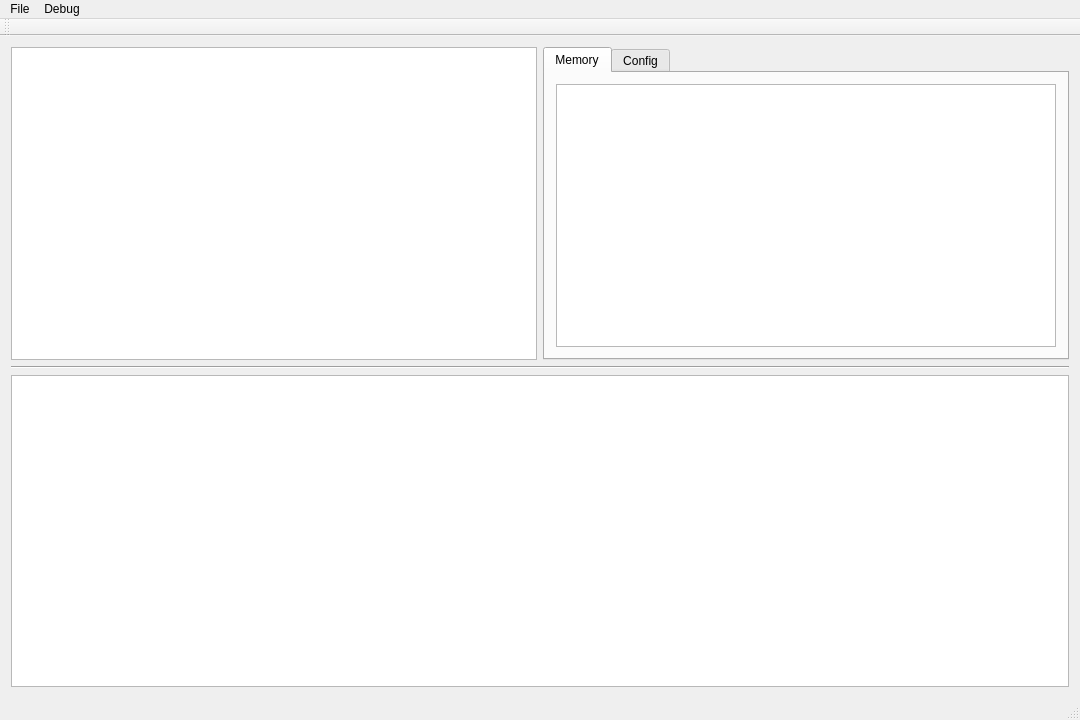
<?xml version="1.0" encoding="UTF-8"?>
<ui version="4.0">
 <class>MainWindow</class>
 <widget class="QMainWindow" name="MainWindow">
  <property name="geometry">
   <rect>
    <x>0</x>
    <y>0</y>
    <width>1080</width>
    <height>720</height>
   </rect>
  </property>
  <property name="windowTitle">
   <string>edb</string>
  </property>
  <widget class="QWidget" name="centralWidget">
   <layout class="QGridLayout" name="gridLayout">
    <item row="0" column="0">
     <layout class="QVBoxLayout" name="verticalLayout">
      <item>
       <layout class="QHBoxLayout" name="horizontalLayout">
        <item>
         <widget class="QTextEdit" name="sourceView"/>
        </item>
        <item>
         <widget class="QTabWidget" name="tabWidget">
          <property name="currentIndex">
           <number>0</number>
          </property>
          <widget class="QWidget" name="memoryTab">
           <attribute name="title">
            <string>Memory</string>
           </attribute>
           <layout class="QGridLayout" name="gridLayout_2">
            <item row="0" column="0">
             <widget class="QPlainTextEdit" name="memoryView"/>
            </item>
           </layout>
          </widget>
          <widget class="QWidget" name="configTab">
           <attribute name="title">
            <string>Config</string>
           </attribute>
           <layout class="QGridLayout" name="gridLayout_3">
            <item row="0" column="0">
             <widget class="QListWidget" name="listWidget"/>
            </item>
           </layout>
          </widget>
         </widget>
        </item>
       </layout>
      </item>
      <item>
       <widget class="Line" name="line">
        <property name="orientation">
         <enum>Qt::Horizontal</enum>
        </property>
       </widget>
      </item>
      <item>
       <widget class="QPlainTextEdit" name="console"/>
      </item>
     </layout>
    </item>
   </layout>
  </widget>
  <widget class="QMenuBar" name="menuBar">
   <property name="geometry">
    <rect>
     <x>0</x>
     <y>0</y>
     <width>1080</width>
     <height>21</height>
    </rect>
   </property>
   <widget class="QMenu" name="menuFile">
    <property name="title">
     <string>File</string>
    </property>
    <addaction name="actionOpen"/>
    <addaction name="actionClose"/>
    <addaction name="actionRefresh"/>
   </widget>
   <widget class="QMenu" name="menuDebug">
    <property name="title">
     <string>Debug</string>
    </property>
    <addaction name="actionRun"/>
    <addaction name="actionRun_to_Cursor"/>
    <addaction name="actionStep"/>
    <addaction name="actionReset"/>
    <addaction name="separator"/>
    <addaction name="actionConfigure"/>
   </widget>
   <addaction name="menuFile"/>
   <addaction name="menuDebug"/>
  </widget>
  <widget class="QToolBar" name="mainToolBar">
   <attribute name="toolBarArea">
    <enum>TopToolBarArea</enum>
   </attribute>
   <attribute name="toolBarBreak">
    <bool>false</bool>
   </attribute>
  </widget>
  <widget class="QStatusBar" name="statusBar"/>
  <action name="actionOpen">
   <property name="text">
    <string>Open</string>
   </property>
  </action>
  <action name="actionClose">
   <property name="text">
    <string>Close</string>
   </property>
  </action>
  <action name="actionRefresh">
   <property name="text">
    <string>Refresh</string>
   </property>
  </action>
  <action name="actionRun">
   <property name="text">
    <string>Run</string>
   </property>
  </action>
  <action name="actionRun_to_Cursor">
   <property name="text">
    <string>Run to Cursor</string>
   </property>
  </action>
  <action name="actionStep">
   <property name="text">
    <string>Step</string>
   </property>
  </action>
  <action name="actionReset">
   <property name="text">
    <string>Reset</string>
   </property>
  </action>
  <action name="actionConfigure">
   <property name="text">
    <string>Configure</string>
   </property>
  </action>
 </widget>
 <layoutdefault spacing="6" margin="11"/>
 <resources/>
 <connections/>
</ui>
